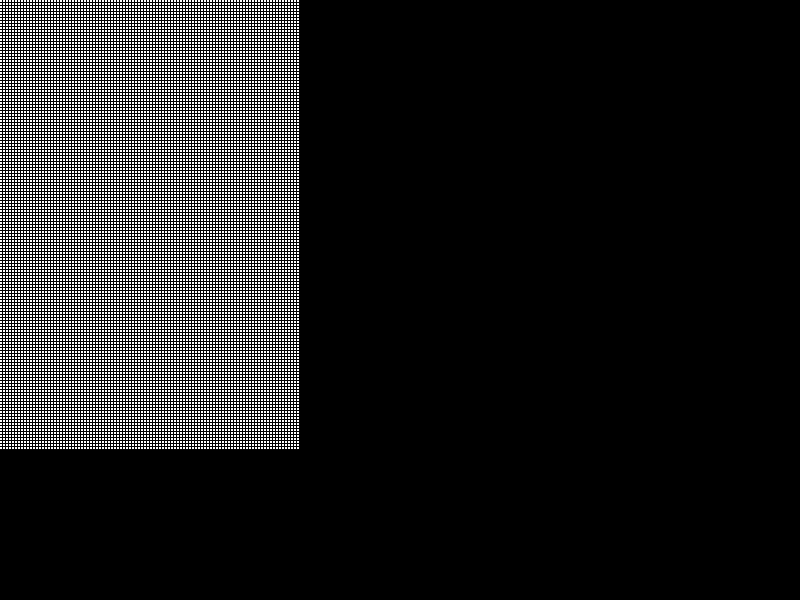
Frame 1 (no input)
Frame 60 (the mouse pressed at the canvas centre just before this capture): identical to frame 1, image omitted
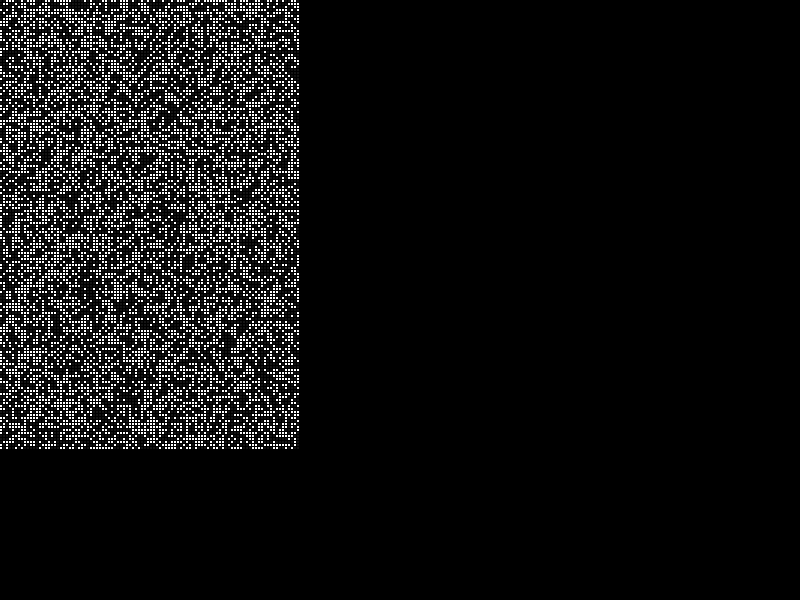
Frame 120 (the mouse held since frame 60 and released just before this capture)

The Processing sketch that drew these frames (run headless with seeded random() and noise(); from frame 60 on, the mouse is pressed at the canvas centre):

// Processing sketch: sketch_151217c
// ── sketch_151217c.pde
void setup() {
  size(800, 600);
}
void draw() {
  background(0);
  fill(255);
  noStroke();
  
  for(int x= 0; x<100; x++) {
    for(int y= 0; y<150; y++) {
      if(random(100)<map(mouseX, 0, width, 0, 100)) {
        fill(20);
      } else {
       fill(255);
      }
      rect(x*3, y*3, 2, 2);
    }
  }
  
}
